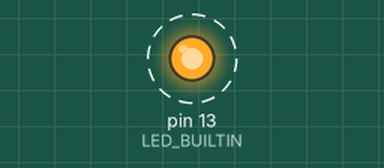
Simulated run of this sketch. Board: Arduino Uno, built with avr-gcc and run on an emulated ATmega328P. On the bench: output pins drawn as LEDs (lit = HIGH). Dashed ring = blinking. What the sketch prints to the serial monitor is not drawn.

Above: at 0.2 s.
Timing chart, 0 to 3.0 s (numbered marks = the images above):
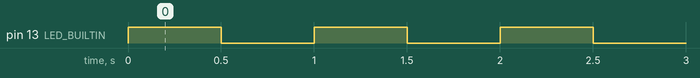

Measured:
- by itself, pin 13 (LED_BUILTIN): alternates HIGH for 0.50 s and LOW for 0.50 s

The sketch:

HelloWorld.ino
```cpp
// 嵌入式 Hello World：串口打印问候 + 板载灯闪烁
// 目标板：Arduino Uno（AVR 芯片），跟历史 P11/P12/P16 同一套板子

void setup() {
  Serial.begin(9600);          // 打开串口，用来跟电脑说话
  pinMode(LED_BUILTIN, OUTPUT); // 板载灯引脚设成输出
  Serial.println("Hello, Embedded World!");
}

void loop() {
  digitalWrite(LED_BUILTIN, HIGH); // 灯亮
  Serial.println("LED ON");
  delay(500);
  digitalWrite(LED_BUILTIN, LOW);  // 灯灭
  Serial.println("LED OFF");
  delay(500);
}
```
